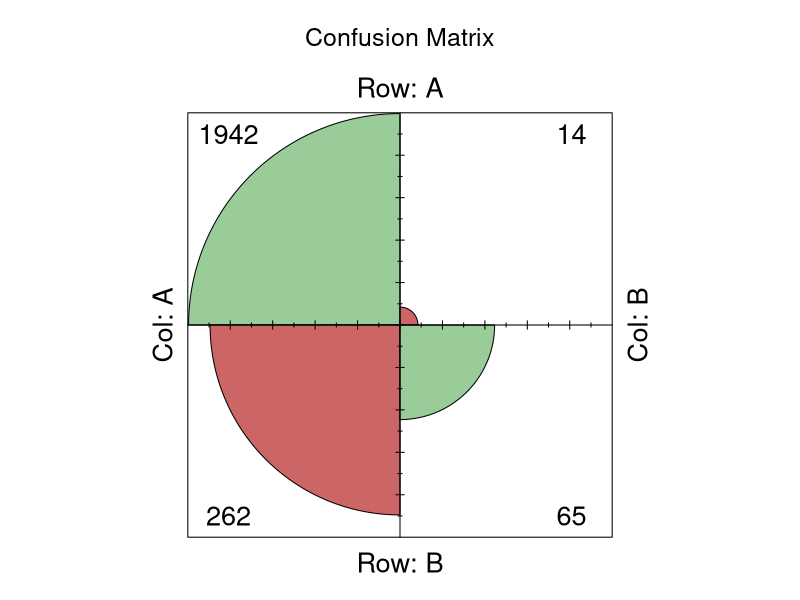

Write R code to recreate this figure. (Note: this script raises an error after producing the figure.)

#################################################################################################################
##############################  PREDICTING CUSTOMER CHURN OUTS ##################################################
#################################################################################################################

setwd('<<Set Your Working Directory>>')

#Reading customerdata
customerdata = read.csv('Project_Modeled_Data - Churn.csv')


######################## DATA PRE-PROCESSING ##########################

customerdata$State = factor(customerdata$State,
                            levels = c('Washington','Arizona','Nevada','Oregon','California'),
                            labels = c(1, 2, 3, 4, 5))

customerdata$Gender = factor(customerdata$Gender,
                             levels = c('M', 'F'),
                             labels = c(1,0))

customerdata$Vehicle.Size = factor(customerdata$Vehicle.Size,
                                   levels = c('Large','Medsize','Small'),
                                   labels = c(1,2,3))

customerdata$Policy = factor(customerdata$Policy,
                             levels = c('Corporate L1','Corporate L2','Corporate L3','Personal L1','Personal L2' ,'Personal L3', 'Special L1', 'Special L2', 'Special L3'),
                             labels = c(0, 1,2,3,4,5,6,7,8))

customerdata$Coverage = factor(customerdata$Coverage,
                               levels = c('Basic','Extended','Premium'),
                               labels = c(1,2,3))

customerdata$EmploymentStatus = factor(customerdata$EmploymentStatus, 
                                       levels = c('Employed','Unemployed','Disabled','Medical Leave','Retired'),
                                       labels = c(1,2,3,4,5))

customerdata$Response = factor(customerdata$Response,
                               levels = c('No','Yes'),
                               labels = c(0, 1))

customerdata$Education = factor(customerdata$Education,
                                levels = c('High School or Below', 'Bachelor','College', 'Master', 'Doctor' ),
                                labels = c(0,1,2,3,4))

customerdata$Location.Code = factor(customerdata$Location.Code,
                                    levels = c('Rural', 'Suburban', 'Urban'),
                                    labels = c(0,1,2))

customerdata$Marital.Status = factor(customerdata$Marital.Status,
                                     levels = c('Single','Married','Divorced'),
                                     labels = c(0, 1,2))

customerdata$Policy.Type = factor(customerdata$Policy.Type,
                                  levels = c('Corporate Auto', 'Personal Auto', 'Special Auto'),
                                  labels = c(0,1,2))

customerdata$Renew.Offer.Type = factor(customerdata$Renew.Offer.Type,
                                       levels = c('Offer1','Offer2','Offer3','Offer4'),
                                       labels = c(0,1,2,3))

customerdata$Sales.Channel = factor(customerdata$Sales.Channel,
                                    levels = c('Agent', 'Call Center', 'Branch','Web'),
                                    labels = c(0,1,2,3))

customerdata$Vehicle.Class = factor(customerdata$Vehicle.Class,
                                    levels = c('Two-Door Car','Four-Door Car','SUV','Luxury Car','Luxury SUV', 'Sports Car'),
                                    labels = c(0,1,2,3,4,5))

#### Splitting the data between train and test ######

library(caTools)
set.seed(101)
split <- sample.split(customerdata$Response, SplitRatio = 0.75)
trainingdata <- subset(customerdata, split == TRUE)
testdata <- subset(customerdata, split == FALSE)

##### Feature scaling Training Data Set  #####

trainingnum <- trainingdata[sapply(trainingdata,is.numeric)]
trainingnum <- scale(trainingnum)
trainingfactor <- trainingdata[sapply(trainingdata, is.factor)]
trainingfactor <- subset(trainingfactor, select = -c(Response))
trainingtarget <- trainingdata["Response"]
trainingfinal <- data.frame(trainingfactor, trainingnum, trainingtarget )

##### Feature Scaling Test Data Set #######

testnum <- testdata[sapply(testdata,is.numeric)]
testnum <- scale(testnum)
testfactor <- testdata[sapply(testdata, is.factor)]
testfactor <- subset(testfactor, select = -c(Response))
testtarget <- testdata["Response"]
testfinal <- data.frame(testfactor, testnum, testtarget )


###### Gini Coefficient FUNCTION #######################################
##### The below Code Snippet was obtained from R Library to Obtain Accuracy of the Statistical Models based on their Predictions ##### 

GiniCoefficient <- function(x, unbiased = TRUE, na.rm = FALSE){
  if (!is.numeric(x)){
    warning("'x' is not numeric; returning NA")
    return(NA)
  }
  if (!na.rm && any(na.ind <- is.na(x)))
    stop("'x' contain NAs")
  if (na.rm)
    x <- x[!na.ind]
  n <- length(x)
  mu <- mean(x)
  N <- if (unbiased) n * (n - 1) else n * n
  ox <- x[order(x)]
  dsum <- drop(crossprod(2 * 1:n - n - 1,  ox))
  dsum / (mu * N)
}

############# KERNEL SVM  ########################### 

library(e1071)

# Using All the Variables, prediction accuracy is reducing and hence, using the already identified Significant variables to apply SVM


classifier <- svm(formula = Response ~ Location.Code + Education + EmploymentStatus + 
                    Marital.Status + Renew.Offer.Type + Vehicle.Size + Sales.Channel + 
                    Months.Since.Last.Claim + Income + Total.Claim.Amount + Monthly.Premium.Auto + 
                    Customer.Lifetime.Value, 
                  data = trainingfinal,
                  type = 'C-classification',
                  Kernel = 'polynomial')

#Predicting the data
SVMPredict <- predict(classifier, newdata = testfinal)

cmksvm <- table(Predicted = SVMPredict, Actual = testdata$Response )
print(cmksvm)

# Plotting Four Fold Plot
ctable <- as.table(matrix(c(1942, 14, 262, 65), nrow = 2, byrow = TRUE))
fourfoldplot(ctable, color = c("#CC6666", "#99CC99"),
             conf.level = 0, margin = 1, main = "Confusion Matrix")

# Gini Co-efficients  = 87.32%
GiniCoefficient(c(1942, 14, 262, 65))

#######  ROC CURVE ##########

ROCPredict <-prediction(SVMPredict ,testdata$Response)
ROCPerf  = performance(ROCPredict, "tpr", "fpr")
plot(ROCPerf)


# Specificity = TRUE Negative Rate = 0.8227848 = 82.27%
65 / (65+14)  

# False Positive Rate  =  1 - Specificity = 0.1772152 = 17.72%
14 / (14+65)

# Sensitivity = TRUE POSITIVE RATE = 0.8811252 = 88.11%
1942 / (1942 + 262) 

# FALSE NEGATIVE RATE = 1 - Sensitivity = 0.1188748 = 11.88%
262 / (1942 + 262) 

# MISCALCULATION VALUE / PERCENTAGE = 12.08%
(1-sum(diag(cmksvm))/sum(cmksvm)) * 100
